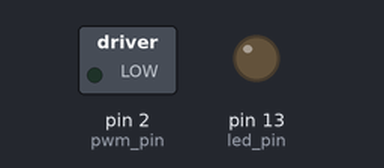
This sketch was run on a simulated Arduino Uno, built with avr-gcc and run on an emulated ATmega328P. Shown: switched loads named in the sketch (green lamp = pin HIGH), output pins drawn as LEDs (lit = HIGH).

Above: at 0.6 s.
At 2.5 s:
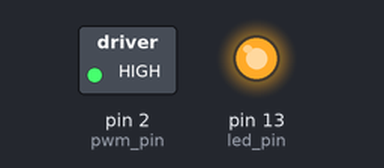
Timing chart, 0 to 6.6 s (numbered marks = the images above):
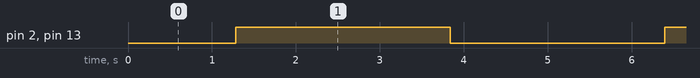

Measured:
- by itself, pin 2 (pwm_pin), pin 13 (led_pin): alternates HIGH for 2.6 s and LOW for 2.6 s

The sketch:

MotorControl.ino
```cpp
//Initializing LED Pin
int led_pin = 13;
int pwm_pin = 2;
void setup() {
  //Declaring LED pin as output
  pinMode(led_pin, OUTPUT);
  pinMode(pwm_pin, OUTPUT);
}
void loop() {
  //Fading the LED
  for(int i=0; i<255; i++){
    analogWrite(led_pin, i);
    analogWrite(pwm_pin, i);
    delay(10);
  }
  for(int i=255; i>0; i--){
    analogWrite(led_pin, i);
    analogWrite(pwm_pin, i);
    delay(10);
  }
}
```
